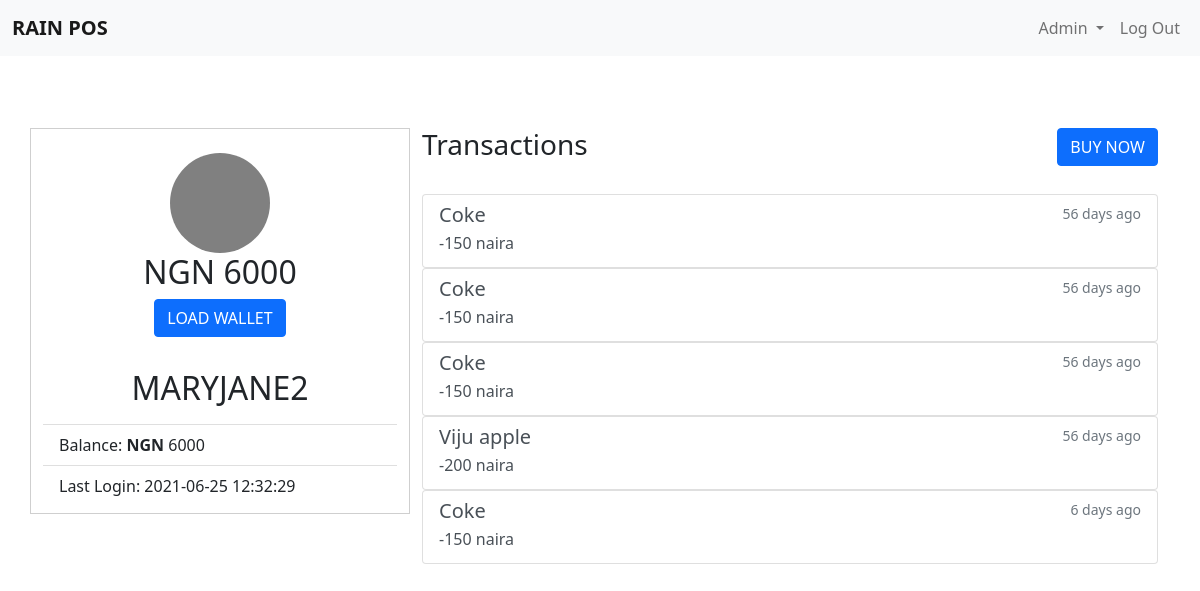
Screenshot of /index.php (signed in) with the database file from the repository.
### tables this page shows
CREATE TABLE `registered_users` (
  `id` int(4) NOT NULL,
  `username` varchar(32) NOT NULL,
  `email` varchar(64) NOT NULL,
  `password` varchar(32) NOT NULL,
  `last_login` datetime DEFAULT NULL,
  `balance` varchar(5) NOT NULL DEFAULT '0'
);

CREATE TABLE `transactions` (
  `id` int(6) NOT NULL,
  `user_id` int(6) NOT NULL,
  `item_name` varchar(32) NOT NULL,
  `amount` varchar(6) NOT NULL,
  `time_paid` datetime NOT NULL DEFAULT CURRENT_TIMESTAMP,
  `comment` varchar(128) NOT NULL
);

### inc/conn.php (called while the page is built, shortened)
<?php
$admins = array("persleyann3@gmail.com", "uzodinmamaryjane@gmail.com");
function days_ago($timestamp){
    $current_time = time();
    $time_difference = $current_time - strtotime($timestamp);
    $days = floor($time_difference/(60*60*24));
    if ($days == 1){
            return "yesterday";
    }else if($days == 0){
        return "today";
    }else{
        return $days." days ago";
    }
}
?>

### index.php (the view, shortened to what this page needs)
<?php require_once "inc/conn.php";
  $user_id = $_SESSION['user_id'];
  $sql= "SELECT * FROM registered_users WHERE ID ='$user_id'";
  $query = mysqli_query($conn, $sql);
  $user = mysqli_fetch_assoc($query);
     require_once "nav.php"; ?>
      <br>
      <br>
      <br>
      <div class="container">
        <div class="row">
            <div class="col-lg-4" style = "border: 1px solid #cfcfcf;margin-bottom: 50px;">
              <br>
              <div class="profile-image"></div>
              <center>
                <h2>NGN <?php echo $user['balance'];?></h2>
               <a href="load-wallet.php"> <button class="btn btn-primary">LOAD WALLET</button></a>
              </center>
              <br>
              <ul class="list-group list-group-flush">
                <li class="list-group-item"> <h2><center><?php echo $user['username'];?></center></h2> </li>
                <li class="list-group-item">Balance: <b>NGN </b><?php echo $user['balance'];?></li>
                <li class="list-group-item">Last Login: <?php echo $user['last_login'];?></li>
              </ul>
            </div>
            <div class="col-lg-8"> <h3>Transactions <a href="buy.php"><button class="btn btn-primary float-end">BUY NOW </button> </a></h3></h3>
              <br>
          <?php
          $sql ="SELECT * FROM transactions WHERE user_id='$user_id'";
          $query = mysqli_query($conn, $sql);
          $transactions =array();
          while ($x=mysqli_fetch_assoc($query)) {
            $transactions[]=$x;
          }
          foreach($transactions as $t){
          ?>
              <div class="list-group">
                <a href="#" class="list-group-item list-group-item-action">
                  <div class="d-flex w-100 justify-content-between">
                    <h5 class="mb-1"><?php echo $t['item_name']; ?></h5>
                    <small class="text-muted"><?php echo days_ago( $t['time_paid']); ?></small>
                  </div>
                  <p class="mb-1">-<?php echo $t['amount']; ?> naira</p>
                </a>
              </div>
           <?php } ?>
            </div>
        </div>
      </div>
</html>

### nav.php (shortened to what this page needs)
<!DOCTYPE html>
<html lang="en">
<head>
    <link rel="stylesheet" href="assets\bootstrap\css\bootstrap.min.css">
    <link rel="stylesheet" href="style.css">
</head>
<body>
<nav class="navbar navbar-expand-lg navbar-light bg-light">
        <div class="container-fluid">
          <a class="navbar-brand" href="index.php"><strong>RAIN POS</strong></a>
          <div class="collapse navbar-collapse" id="navbarSupportedContent">
            <ul class="navbar-nav mb-2 mb-lg-0 ms-auto">
              <?php if (in_array($user['email'], $admins)) { ?>
              <li class="nav-item dropdown">
                <a class="nav-link dropdown-toggle" href="#" id="navbarDropdown" role="button" data-bs-toggle="dropdown" aria-expanded="false">
                  Admin
                </a>
              </li>
                <?php } ?>
              <li class="nav-item">
                <a class="nav-link" href="logout.php" tabindex="-1">Log Out</a>
              </li>
            </ul>
          </div>
        </div>
      </nav>

### style.css (style rules this page uses)
a { color: inherit; }
.profile-image { width: 100px; height: 100px; border-radius: 100px; background: grey; margin: auto; }

### rows the page displays
registered_users: balance "6000", username "MARYJANE2", last_login "2021-06-25 12:32:29"
transactions: item_name "Coke", time_paid "56 days ago", amount "150"
transactions: item_name "Coke", time_paid "56 days ago", amount "150"
transactions: item_name "Coke", time_paid "56 days ago", amount "150"
transactions: item_name "Viju apple", time_paid "56 days ago", amount "200"
transactions: item_name "Coke", time_paid "6 days ago", amount "150"
